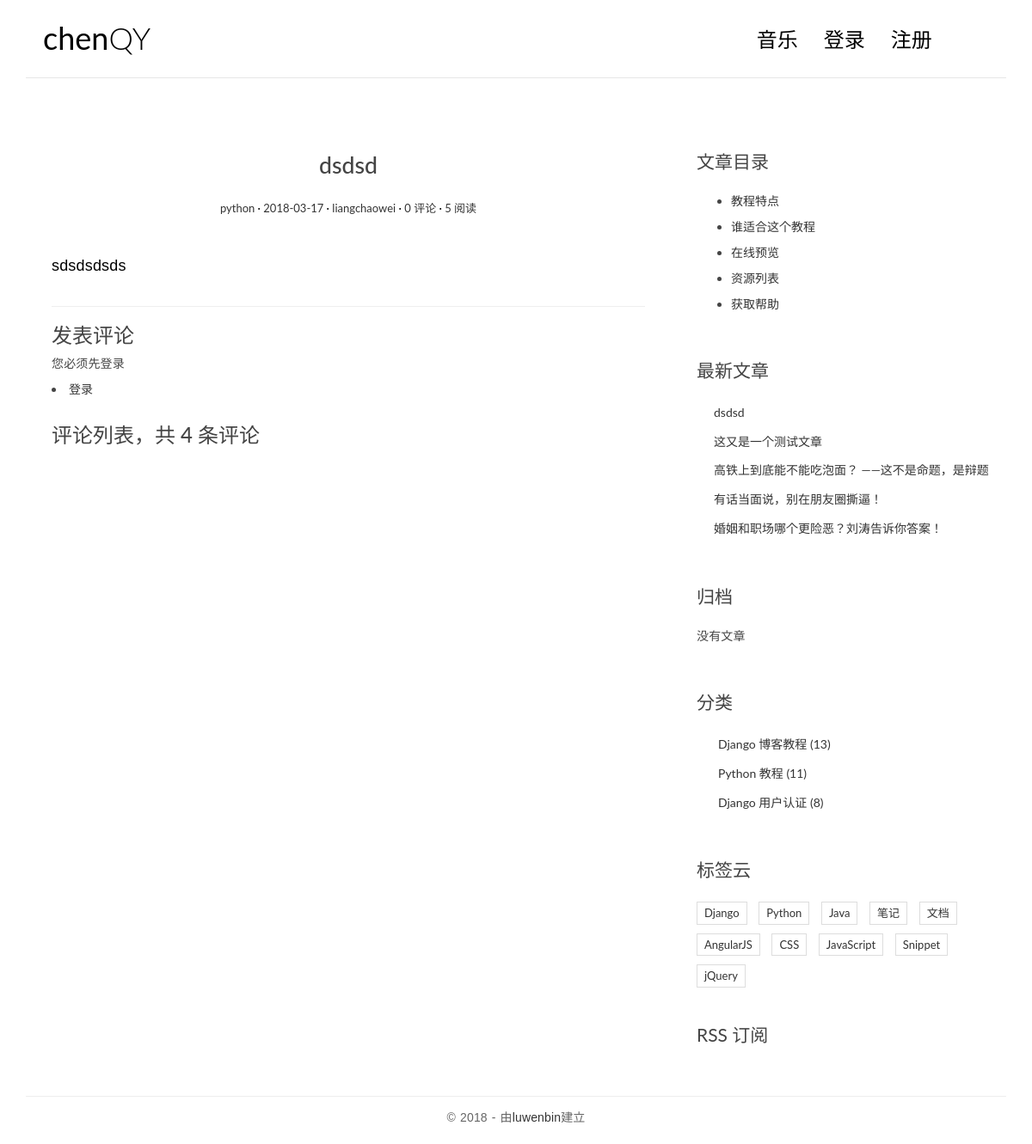
/article/article-detail/8/dsdsd/, run on the app's committed database.
### article/models.py (models this page shows, shortened)
class ArticlePost(models.Model):
    title = models.CharField(max_length=200)
    author = models.ForeignKey(User, related_name = "article")
    content = models.TextField()
    category = models.ForeignKey(Category,related_name="article_category")
    tag = models.ManyToManyField(Tag,blank=True, related_name="article_tag")
    created = models.DateTimeField(default=timezone.now())
    updated = models.DateTimeField(auto_now=True)
    slug = models.SlugField(max_length=500)
    views = models.PositiveIntegerField(default=0)
    class Meta:
        ordering = ("title",)
        index_together = (('id', 'slug'),)
    def increase_views(self):
        self.views += 1
        self.save(update_fields=['views'])
    def get_absolute_url(self):
        return reverse("article:article_detail", args=[self.id, self.slug])
    def save(self, *args, **kwargs):
        self.slug = slugify(self.title)
        super(ArticlePost, self).save(*args, **kwargs)

class Category(models.Model):
    name = models.CharField(max_length=100,blank=True)
    def __str__(self):
        return self.name

### article/views.py (the view)
# urls.py: url(r"^article-detail/(?P<id>\d+)/(?P<slug>[-\w]+)/$", views.article_detail, name="article_detail"),
def article_detail(request, id, slug):
    article = get_object_or_404(ArticlePost, id=id, slug=slug)
    article.increase_views()
    if request.method == "POST":
        comment_form = CommentForm(data=request.POST)
        if comment_form.is_valid():
            new_comment = comment_form.save(commit=False)
            new_comment.article = article
            new_comment.user = request.user
            new_comment.save()
            return HttpResponseRedirect(article.get_absolute_url())
    else:
        comment_form = CommentForm()
        return render(request, 'article/article_detail.html', {'article':article,'comment_form':comment_form})

### article/templatetags/article_tags.py (called while the page is built)
@register.filter(name="markdown")
def markdown_filter(text):
    return mark_safe(markdown.markdown(text))

@register.simple_tag
def total_comments(article):
    return article.comment.count()

@register.inclusion_tag('article/latest_articles.html')
def latest_articles(n=5):
    latest_articles = ArticlePost.objects.order_by('-created')[:5]
    return {'latest_articles':latest_articles}

### templates/article/article_detail.html (shortened to what this page needs)
{% extends "base.html" %}
{% load article_tags %}
{% load staticfiles %}
{% block main %}
    <main class="col-md-8">
        <article class="post post-1">
            <header class="entry-header">
                <h1 class="entry-title" id="article_title">{{ article.title }}</h1>
                <div class="entry-meta">
                    <span class="post-category"><a href="#">{{ article.category }}</a></span>
                    <span class="post-date"><a href="#"><time class="entry-date"
                                                              datetime="2012-11-09T23:15:57+00:00">{{ article.created | date:"Y-m-d"}}</time></a></span>
                    <span class="post-author"><a href="#">{{ article.author }}</a></span>
                    <span class="comments-link"><a href="#">{% total_comments article %} 评论</a></span>
                    <span class="views-count"><a href="#">{{ article.views }} 阅读</a></span>
                </div>
            </header>
            <div class="entry-content clearfix">
                <p>{{ article.content | markdown }}</p>
            </div>
        </article>
        <section class="comment-area" id="comment-area">
            <hr>
            <h3>发表评论</h3>
            {% if user.is_authenticated %}
            <form action="." method="post" class="comment-form">
                {% csrf_token %}
                <div class="row">
                    <div class="col-md-12">
                        <textarea name="content" id="editor" required></textarea>
                        <button type="submit" class="comment-btn">发表</button>
                    </div>
                </div>
            </form>
            {% else %}
            <div>
                <p>您必须先登录<li><a href="{% url 'account:user_login' %}">登录</a></li></p>
            </div>
            {% endif %}
            <div class="comment-list-panel">
                <h3>评论列表，共 <span>4</span> 条评论</h3>
            </div>
        </section>
    </main>
{% endblock %}
{% block aside %}
    <aside class="col-md-4">
        <div class="widget widget-content">
            <h3 class="widget-title">文章目录</h3>
            <ul>
                <li>
                    <a href="#">教程特点</a>
                </li>
                <li>
                    <a href="#">谁适合这个教程</a>
                </li>
                <li>
                    <a href="#">在线预览</a>
                </li>
                <li>
                    <a href="#">资源列表</a>
                </li>
                <li>
                    <a href="#">获取帮助</a>
                </li>
            </ul>
        </div>
        <div class="widget widget-recent-posts">
            <h3 class="widget-title">最新文章</h3>
            {% latest_articles 5%}
        </div>
        <div class="widget widget-archives">
            <h3 class="widget-title">归档</h3>
            {% for date in date_archives %}
            <ul>
                <li>
                    <a href="#">{{ date.year }} 年 {{ date.month }} 月</a>
                </li>
            </ul>
            {% empty %}
            <p>没有文章</p>
            {% endfor %}
        </div>
        <div class="widget widget-category">
            <h3 class="widget-title">分类</h3>
            <ul>
                <li>
                    <a href="#">Django 博客教程 <span class="post-count">(13)</span></a>
                </li>
                <li>
                    <a href="#">Python 教程 <span class="post-count">(11)</span></a>
                </li>
                <li>
                    <a href="#">Django 用户认证 <span class="post-count">(8)</span></a>
                </li>
            </ul>
        </div>
        <div class="widget widget-tag-cloud">
            <h3 class="widget-title">标签云</h3>
            <ul>
                <li>
                    <a href="#">Django</a>
                </li>
                <li>
                    <a href="#">Python</a>
                </li>
                <li>
                    <a href="#">Java</a>
                </li>
                <li>
                    <a href="#">笔记</a>
                </li>
                <li>
                    <a href="#">文档</a>
                </li>
                <li>
                    <a href="#">AngularJS</a>
                </li>
                <li>
                    <a href="#">CSS</a>
                </li>
                <li>
                    <a href="#">JavaScript</a>
                </li>
                <li>
                    <a href="#">Snippet</a>
                </li>
                <li>
                    <a href="#">jQuery</a>
                </li>
            </ul>
        </div>
        <div class="rss">
            <a href=""> RSS 订阅</a>
        </div>
    </aside>
{% endblock %}

### templates/article/latest_articles.html
<ul>
    {% for article in latest_articles %}
    <li>
        <a href="{{ article.get_absolute_url }}">{{ article.title }}</a>
    </li>
    {% empty %}
    <p>还没有发表文章</p>
    {% endfor %}
</ul>

### common_static/css/custom.css (style rules this page uses)
* { outline: none; }
h1, h2, h3, h4, h5, h6 { margin-top: 0; }
a { color: #333; }
body { color: #444; font-family: 'Lato', sans-serif; }
p { font-family: 'Ubuntu', sans-serif; font-weight: 400; word-spacing: 1px; letter-spacing: 0.01em; }
.post { background: #fff; padding: 30px 30px 0; }
.entry-title { text-align: center; font-size: 1.9em; margin-bottom: 20px; line-height: 1.6; padding: 10px 20px 0; }
.entry-meta { text-align: center; color: #DDDDDD; font-size: 13px; margin-bottom: 30px; }
.entry-content { font-size: 18px; line-height: 1.9; font-weight: 300; color: #000; }
.post-category::after, .post-date::after, .post-author::after, .comments-link::after { content: ' ·'; color: #000; }
.widget { background: #fff; padding: 30px 0 0; }
.widget-title { font-size: 1.5em; margin-bottom: 20px; line-height: 1.6; padding: 10px 0 0; font-weight: 400; }
.widget-recent-posts ul { padding: 0; margin: 0; padding-left: 20px; }
.widget-recent-posts ul li { list-style-type: none; position: relative; line-height: 170%; margin-bottom: 10px; }
.widget-recent-posts ul li::before { content: '\f3d3'; font-family: "Ionicons"; position: absolute; left: -17px; top: 3px; font-size: 16px; color: #000; }
.widget-category ul { padding: 0; margin: 0; padding-left: 25px; }
.widget-category ul li { list-style-type: none; position: relative; line-height: 170%; margin-bottom: 10px; }
.widget-category ul li::before { content: '\f3fe'; font-family: "Ionicons"; position: absolute; left: -25px; top: 1px; font-size: 18px; color: #000; }
.widget-tag-cloud ul { padding: 0; margin: 0; margin-right: -10px; }
.widget-tag-cloud ul li { list-style-type: none; font-size: 13px; display: inline-block; margin-right: 10px; margin-bottom: 10px; padding: 3px 8px; border: 1px solid #ddd; }
.widget-content ul li { margin-bottom: 10px; }
.rss { font-size: 21px; margin-top: 30px; }
.rss a { color: #444; }
.comment-area { padding: 0 30px 0; }
.comment-list-panel { margin-top: 30px; }

### data on the page
ArticlePost: title "dsdsd", category "python", created "2018-03-17", author "liangchaowei", id "0", views "5", content "sdsdsdsds"
ArticlePost: title "这又是一个测试文章"
ArticlePost: title "高铁上到底能不能吃泡面？ ——这不是命题，是辩题"
ArticlePost: title "有话当面说，别在朋友圈撕逼！"
ArticlePost: title "婚姻和职场哪个更险恶？刘涛告诉你答案！"
